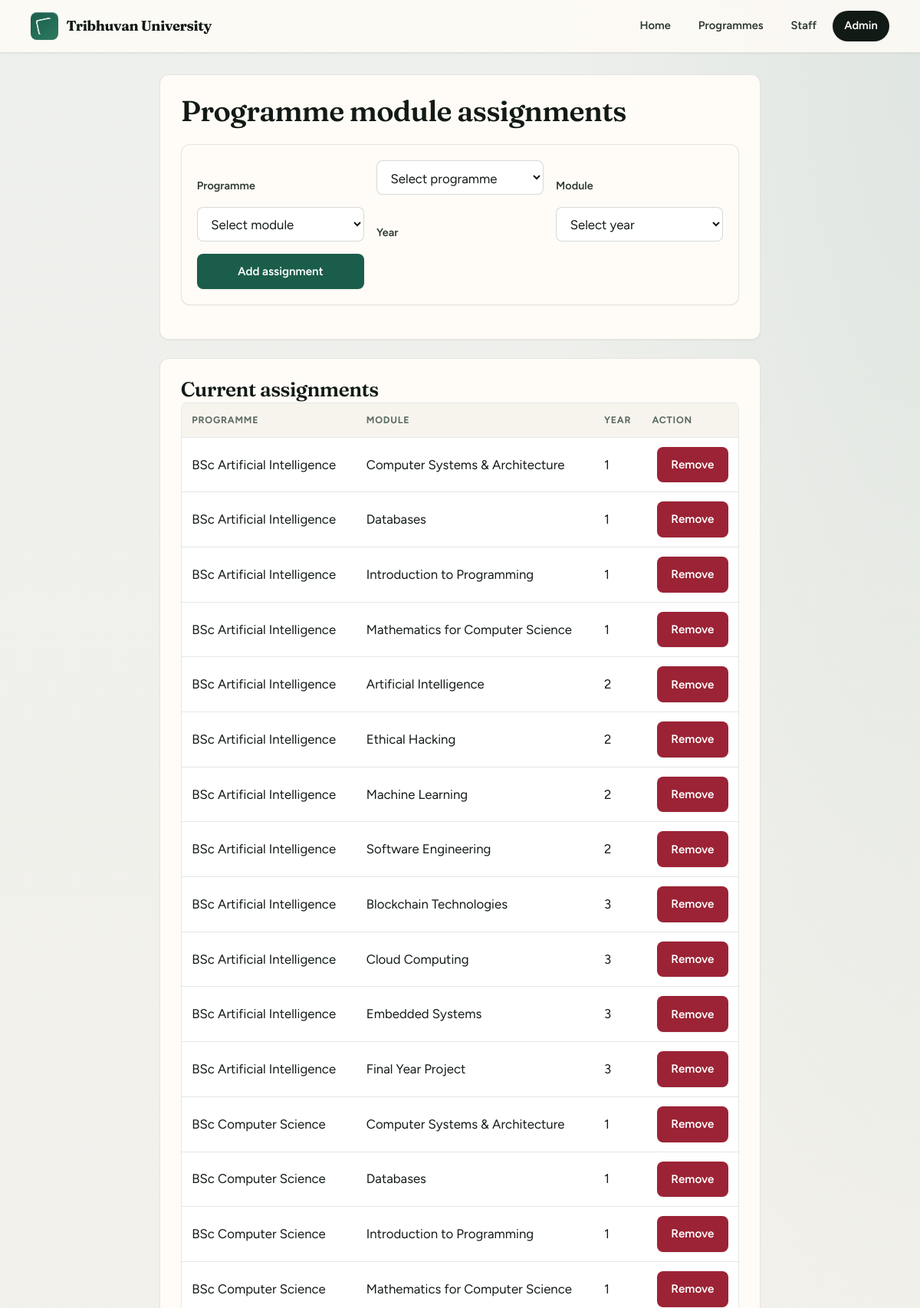
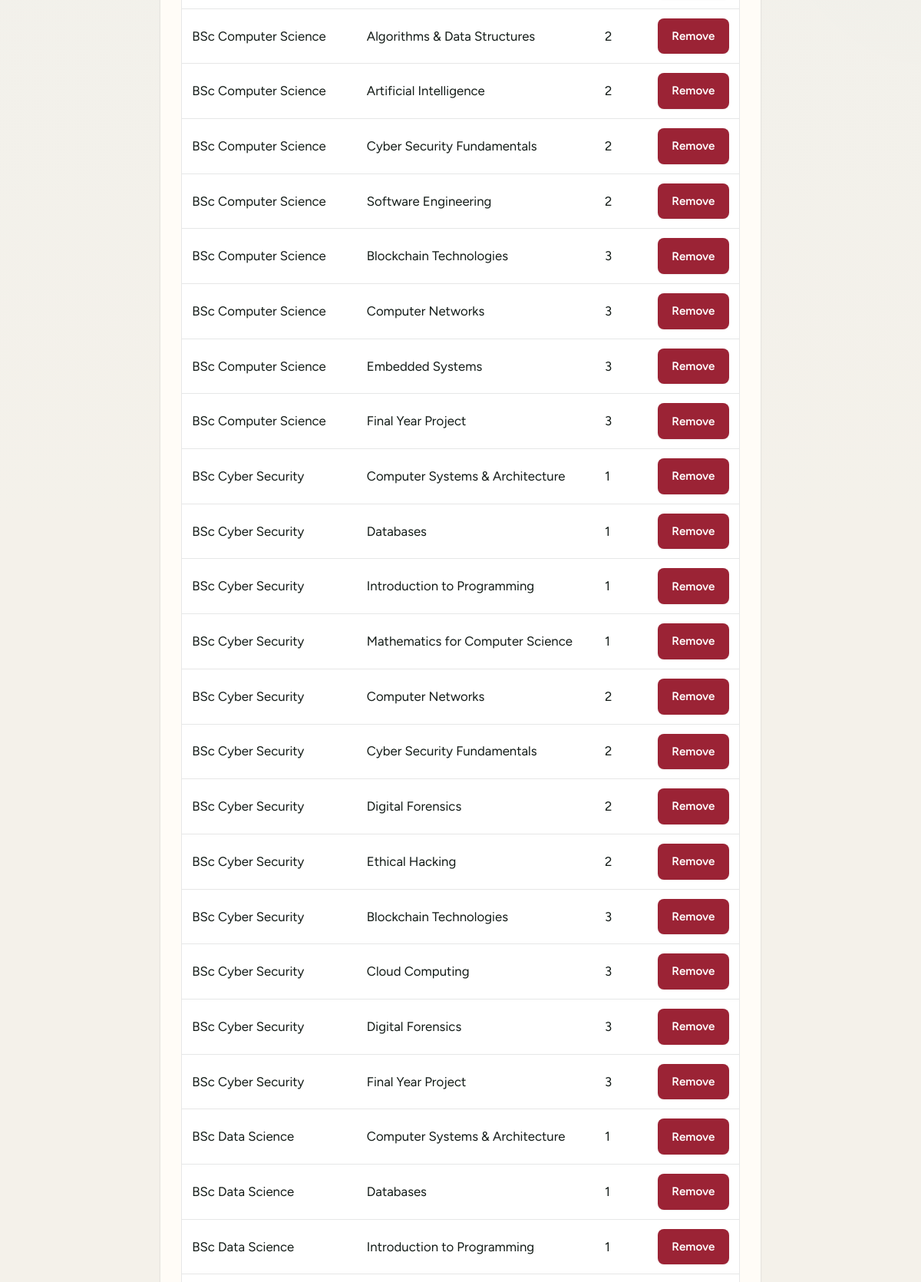
The app's page /admin/programme-modules (signed in, upper part) with its own data (2 pictures, top to bottom).
### tables this page shows
CREATE TABLE ProgrammeModules (
    ProgrammeModuleID INT PRIMARY KEY AUTO_INCREMENT,
    ProgrammeID INT NOT NULL,
    ModuleID INT NOT NULL,
    Year TINYINT NOT NULL,
    FOREIGN KEY (ProgrammeID) REFERENCES Programmes(ProgrammeID) ON DELETE CASCADE ON UPDATE CASCADE,
    FOREIGN KEY (ModuleID) REFERENCES Modules(ModuleID) ON DELETE CASCADE ON UPDATE CASCADE,
    CONSTRAINT chk_programmemodules_year CHECK (Year BETWEEN 1 AND 4),
    UNIQUE KEY uq_programme_module_year (ProgrammeID, ModuleID, Year),
    INDEX idx_programmemodules_programme_year (ProgrammeID, Year),
    INDEX idx_programmemodules_module (ModuleID)
);

CREATE TABLE Programmes (
    ProgrammeID INT PRIMARY KEY AUTO_INCREMENT,
    ProgrammeName VARCHAR(150) NOT NULL,
    LevelID INT NOT NULL,
    ProgrammeLeaderID INT NULL,
    Description TEXT NULL,
    Image VARCHAR(255) NULL,
    IsPublished TINYINT(1) NOT NULL DEFAULT 1,
    FOREIGN KEY (LevelID) REFERENCES Levels(LevelID) ON DELETE RESTRICT ON UPDATE CASCADE,
    FOREIGN KEY (ProgrammeLeaderID) REFERENCES Staff(StaffID) ON DELETE SET NULL ON UPDATE CASCADE,
    INDEX idx_programmes_level (LevelID),
    INDEX idx_programmes_published (IsPublished)
);

CREATE TABLE Modules (
    ModuleID INT PRIMARY KEY AUTO_INCREMENT,
    ModuleName VARCHAR(150) NOT NULL,
    ModuleLeaderID INT NULL,
    Description TEXT NULL,
    Image VARCHAR(255) NULL,
    FOREIGN KEY (ModuleLeaderID) REFERENCES Staff(StaffID) ON DELETE SET NULL ON UPDATE CASCADE,
    INDEX idx_modules_leader (ModuleLeaderID)
);

### app/core/Controller.php (called while the page is built, shortened)
<?php
class Controller
{
    protected function view(string $template, array $data = []): void
    {
        include __DIR__ . '/../views/layout.php';
    }
}

### app/controllers/AdminController.php (called while the page is built, shortened)
<?php
final class AdminController extends Controller
{
    private ProgrammeModel $programmes;
    private ModuleModel $modules;
    private ProgrammeModuleModel $programmeModules;
    public function __construct()
    {
        $this->programmes = new ProgrammeModel();
        $this->modules = new ModuleModel();
        $this->programmeModules = new ProgrammeModuleModel();
    }
    public function programmeModules(): void
    {
        $this->view('admin/programme_modules', [
            'assignments' => $this->programmeModules->allAssignments(),
            'programmes' => $this->programmes->allForAdmin(),
            'modules' => $this->modules->all(),
        ]);
    }
}

### app/bootstrap.php (called while the page is built, shortened)
<?php
function e(?string $value): string
{
    return htmlspecialchars((string) $value, ENT_QUOTES | ENT_SUBSTITUTE, 'UTF-8');
}
function request_base_path(): string
{
    static $cached = null;
    if ($cached !== null) {
        return $cached;
    }
    $script = (string) ($_SERVER['SCRIPT_NAME'] ?? '/index.php');
    $dir = str_replace('\\', '/', dirname($script));
    $cached = ($dir === '/' || $dir === '.') ? '' : rtrim($dir, '/');
    return $cached;
}
function url(string $path = '/'): string
{
    $base = request_base_path();
    if ($path === '' || $path === '/') {
        return $base === '' ? '/' : $base . '/';
    }
    $path = $path[0] === '/' ? $path : '/' . $path;
    return $base . $path;
}

### app/models/ProgrammeModuleModel.php (called while the page is built, shortened)
<?php
final class ProgrammeModuleModel
{
    private PDO $db;
    public function __construct()
    {
        $this->db = Database::connection();
    }
    public function allAssignments(): array
    {
        $sql = "SELECT pm.ProgrammeModuleID, pm.Year, p.ProgrammeName, m.ModuleName
                FROM ProgrammeModules pm
                JOIN Programmes p ON p.ProgrammeID = pm.ProgrammeID
                JOIN Modules m ON m.ModuleID = pm.ModuleID
                ORDER BY p.ProgrammeName, pm.Year, m.ModuleName";
        return $this->db->query($sql)->fetchAll();
    }
}

### app/views/admin/programme_modules.php (the view, shortened to what this page needs)
<section class="admin-panel">
    <h1 class="admin-page-title">Programme module assignments</h1>
    <form class="filter-form" method="post" action="<?= e(url('/admin/programme-modules/create')) ?>">
        <label for="programme_id">Programme</label>
        <select id="programme_id" name="programme_id" required>
            <option value="">Select programme</option>
        </select>
        <label for="module_id">Module</label>
        <select id="module_id" name="module_id" required>
            <option value="">Select module</option>
        </select>
        <label for="year">Year</label>
        <select id="year" name="year" required>
            <option value="">Select year</option>
        </select>
        <button type="submit">Add assignment</button>
    </form>
</section>
<section class="admin-panel">
    <h2 class="section-title">Current assignments</h2>
    <div class="table-wrap">
        <table>
            <thead>
            <tr>
                <th>Programme</th>
                <th>Module</th>
                <th>Year</th>
                <th>Action</th>
            </tr>
            </thead>
            <tbody>
            <?php foreach ($assignments as $assignment): ?>
                <tr>
                    <td data-label="Programme"><?= e($assignment['ProgrammeName']) ?></td>
                    <td data-label="Module"><?= e($assignment['ModuleName']) ?></td>
                    <td data-label="Year"><?= (int) $assignment['Year'] ?></td>
                    <td data-label="Action">
                        <form class="inline" method="post" action="<?= e(url('/admin/programme-modules/' . (int) $assignment['ProgrammeModuleID'] . '/delete')) ?>">
                            <button type="submit" class="danger">Remove</button>
                        </form>
                    </td>
                </tr>
            <?php endforeach; ?>
            </tbody>
        </table>
    </div>
</section>

### public/assets/styles.css (style rules this page uses)
:root { color-scheme: light; --font-display: "Fraunces", Georgia, "Times New Roman", serif; --font-ui: "Figtree", system-ui, sans-serif; --ink: #121a16; --ink-soft: #2c3830; --bg: #f4f1ea; --bg-warm: #ebe6dc; --surface: #fffcf7; --surface-2: #f7f4ee; --primary: #1a5d4a; --primary-hover: #144a3b; --primary-muted: rgba(26, 93, 74, 0.12); --accent: #b8860b; --accent-soft: rgba(184, 134, 11, 0.15); --danger: #9b2335; --danger-soft: #fdeef0; --muted: #5c6b62; --border: rgba(18, 26, 22, 0.1); --border-strong: rgba(18, 26, 22, 0.16); --focus: #c9a227; --shadow-sm: 0 1px 2px rgba(18, 26, 22, 0.06); --shadow-md: 0 8px 24px rgba(18, 26, 22, 0.08); --shadow-lg: 0 20px 50px rgba(18, 26, 22, 0.12); --radius: 12px; --radius-sm: 8px; --radius-pill: 999px; }
*, *::before, *::after { box-sizing: border-box; }
html { scroll-behavior: smooth; }
body { margin: 0; min-height: 100vh; display: flex; flex-direction: column; font-family: var(--font-ui); font-size: 1.05rem; background-color: var(--bg); background-image: radial-gradient(ellipse 100% 80% at 100% -30%, rgba(26, 93, 74, 0.09), transparent 55%), radial-gradient(ellipse 70% 50% at 0% 100%, rgba(201, 162, 39, 0.07), transparent 50%); background-attachment: fixed; color: var(--ink); line-height: 1.6; }
body.site--admin { background-image: radial-gradient(ellipse 90% 60% at 100% 0%, rgba(26, 93, 74, 0.07), transparent 45%), linear-gradient(180deg, #eef0ed 0%, var(--bg) 35%); }
h1, h2, h3, h4 { font-family: var(--font-display); font-weight: 600; line-height: 1.22; color: var(--ink); letter-spacing: -0.02em; }
h1 { font-size: clamp(1.75rem, 4vw, 2.35rem); }
h2, .section-title { font-size: clamp(1.35rem, 2.5vw, 1.65rem); }
form { display: grid; gap: 0.75rem; max-width: 100%; }
label { font-weight: 600; font-size: 0.9rem; color: var(--ink-soft); }
.filter-form { grid-template-columns: repeat(auto-fit, minmax(170px, 1fr)); align-items: end; gap: 1rem; padding: 1.25rem; background: var(--surface); border: 1px solid var(--border); border-radius: var(--radius); box-shadow: var(--shadow-sm); margin-bottom: 1.25rem; }
.filter-form button { min-height: 46px; }
input, select, textarea, button { font: inherit; }
input, select, textarea { width: 100%; padding: 0.65rem 0.85rem; border: 1px solid var(--border-strong); border-radius: var(--radius-sm); background: #fff; color: var(--ink); transition: border-color 0.2s ease, box-shadow 0.2s ease; }
button, .button-link { display: inline-flex; align-items: center; justify-content: center; gap: 0.35rem; border: 0; border-radius: var(--radius-sm); padding: 0.7rem 1.15rem; background: var(--primary); color: #fff; cursor: pointer; font-weight: 600; font-size: 0.95rem; text-decoration: none; box-shadow: var(--shadow-sm); transition: background 0.2s ease, transform 0.15s ease; }
button.danger { background: var(--danger); }
.admin-panel { background: var(--surface); border: 1px solid var(--border); border-radius: var(--radius); padding: 1.5rem 1.65rem; margin-bottom: 1.5rem; box-shadow: var(--shadow-sm); }
.admin-panel__head h2, .admin-panel > h2 { margin: 0; }
.admin-page-title { margin: 0 0 1.25rem; }
.table-wrap { width: 100%; overflow-x: auto; border-radius: var(--radius-sm); border: 1px solid var(--border); background: #fff; }
table { width: 100%; border-collapse: collapse; min-width: 620px; }
thead { background: var(--surface-2); }
th { font-family: var(--font-ui); font-size: 0.78rem; font-weight: 700; text-transform: uppercase; letter-spacing: 0.06em; color: var(--muted); }
th, td { border-bottom: 1px solid var(--border); padding: 0.75rem 0.85rem; text-align: left; vertical-align: middle; }
.inline { display: inline; }
.inline button { margin-left: 0.4rem; }

### records on screen
programmemodules: ProgrammeID.ProgrammeName "BSc Artificial Intelligence", ModuleID.ModuleName "Computer Systems & Architecture", Year "1"
programmemodules: ProgrammeID.ProgrammeName "BSc Artificial Intelligence", ModuleID.ModuleName "Databases", Year "1"
programmemodules: ProgrammeID.ProgrammeName "BSc Artificial Intelligence", ModuleID.ModuleName "Introduction to Programming", Year "1"
programmemodules: ProgrammeID.ProgrammeName "BSc Artificial Intelligence", ModuleID.ModuleName "Mathematics for Computer Science", Year "1"
programmemodules: ProgrammeID.ProgrammeName "BSc Artificial Intelligence", ModuleID.ModuleName "Artificial Intelligence", Year "2"
programmemodules: ProgrammeID.ProgrammeName "BSc Artificial Intelligence", ModuleID.ModuleName "Ethical Hacking", Year "2"
programmemodules: ProgrammeID.ProgrammeName "BSc Artificial Intelligence", ModuleID.ModuleName "Machine Learning", Year "2"
programmemodules: ProgrammeID.ProgrammeName "BSc Artificial Intelligence", ModuleID.ModuleName "Software Engineering", Year "2"
programmemodules: ProgrammeID.ProgrammeName "BSc Artificial Intelligence", ModuleID.ModuleName "Blockchain Technologies", Year "3"
programmemodules: ProgrammeID.ProgrammeName "BSc Artificial Intelligence", ModuleID.ModuleName "Cloud Computing", Year "3"
programmemodules: ProgrammeID.ProgrammeName "BSc Artificial Intelligence", ModuleID.ModuleName "Embedded Systems", Year "3"
programmemodules: ProgrammeID.ProgrammeName "BSc Artificial Intelligence", ModuleID.ModuleName "Final Year Project", Year "3"
programmemodules: ProgrammeID.ProgrammeName "BSc Computer Science", ModuleID.ModuleName "Computer Systems & Architecture", Year "1"
programmemodules: ProgrammeID.ProgrammeName "BSc Computer Science", ModuleID.ModuleName "Databases", Year "1"
programmemodules: ProgrammeID.ProgrammeName "BSc Computer Science", ModuleID.ModuleName "Introduction to Programming", Year "1"
programmemodules: ProgrammeID.ProgrammeName "BSc Computer Science", ModuleID.ModuleName "Mathematics for Computer Science", Year "1"
programmemodules: ProgrammeID.ProgrammeName "BSc Computer Science", ModuleID.ModuleName "Algorithms & Data Structures", Year "2"
programmemodules: ProgrammeID.ProgrammeName "BSc Computer Science", ModuleID.ModuleName "Artificial Intelligence", Year "2"
programmemodules: ProgrammeID.ProgrammeName "BSc Computer Science", ModuleID.ModuleName "Cyber Security Fundamentals", Year "2"
programmemodules: ProgrammeID.ProgrammeName "BSc Computer Science", ModuleID.ModuleName "Software Engineering", Year "2"
programmemodules: ProgrammeID.ProgrammeName "BSc Computer Science", ModuleID.ModuleName "Blockchain Technologies", Year "3"
programmemodules: ProgrammeID.ProgrammeName "BSc Computer Science", ModuleID.ModuleName "Computer Networks", Year "3"
programmemodules: ProgrammeID.ProgrammeName "BSc Computer Science", ModuleID.ModuleName "Embedded Systems", Year "3"
programmemodules: ProgrammeID.ProgrammeName "BSc Computer Science", ModuleID.ModuleName "Final Year Project", Year "3"
programmemodules: ProgrammeID.ProgrammeName "BSc Cyber Security", ModuleID.ModuleName "Computer Systems & Architecture", Year "1"
programmemodules: ProgrammeID.ProgrammeName "BSc Cyber Security", ModuleID.ModuleName "Databases", Year "1"
programmemodules: ProgrammeID.ProgrammeName "BSc Cyber Security", ModuleID.ModuleName "Introduction to Programming", Year "1"
programmemodules: ProgrammeID.ProgrammeName "BSc Cyber Security", ModuleID.ModuleName "Mathematics for Computer Science", Year "1"
programmemodules: ProgrammeID.ProgrammeName "BSc Cyber Security", ModuleID.ModuleName "Computer Networks", Year "2"
programmemodules: ProgrammeID.ProgrammeName "BSc Cyber Security", ModuleID.ModuleName "Cyber Security Fundamentals", Year "2"
programmemodules: ProgrammeID.ProgrammeName "BSc Cyber Security", ModuleID.ModuleName "Digital Forensics", Year "2"
programmemodules: ProgrammeID.ProgrammeName "BSc Cyber Security", ModuleID.ModuleName "Ethical Hacking", Year "2"
programmemodules: ProgrammeID.ProgrammeName "BSc Cyber Security", ModuleID.ModuleName "Blockchain Technologies", Year "3"
programmemodules: ProgrammeID.ProgrammeName "BSc Cyber Security", ModuleID.ModuleName "Cloud Computing", Year "3"
programmemodules: ProgrammeID.ProgrammeName "BSc Cyber Security", ModuleID.ModuleName "Digital Forensics", Year "3"
programmemodules: ProgrammeID.ProgrammeName "BSc Cyber Security", ModuleID.ModuleName "Final Year Project", Year "3"
programmemodules: ProgrammeID.ProgrammeName "BSc Data Science", ModuleID.ModuleName "Computer Systems & Architecture", Year "1"
programmemodules: ProgrammeID.ProgrammeName "BSc Data Science", ModuleID.ModuleName "Databases", Year "1"
programmemodules: ProgrammeID.ProgrammeName "BSc Data Science", ModuleID.ModuleName "Introduction to Programming", Year "1"

### other values on screen
app_config('app.name') "Tribhuvan University"
